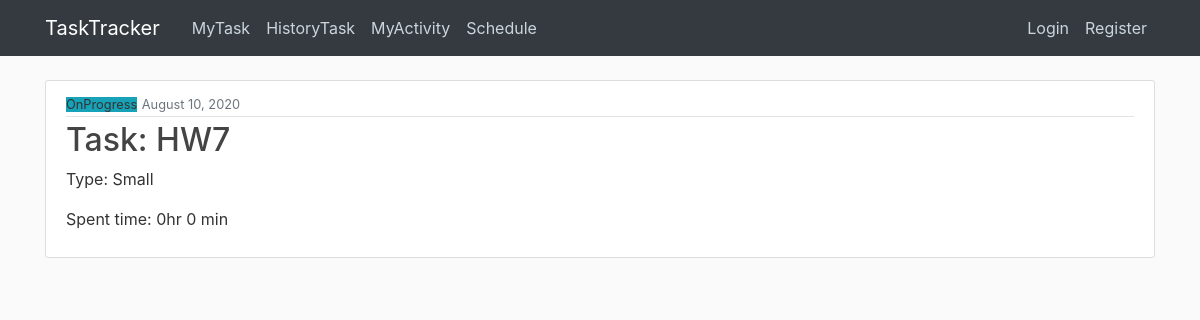
Before: /task/24/ with the older database file.
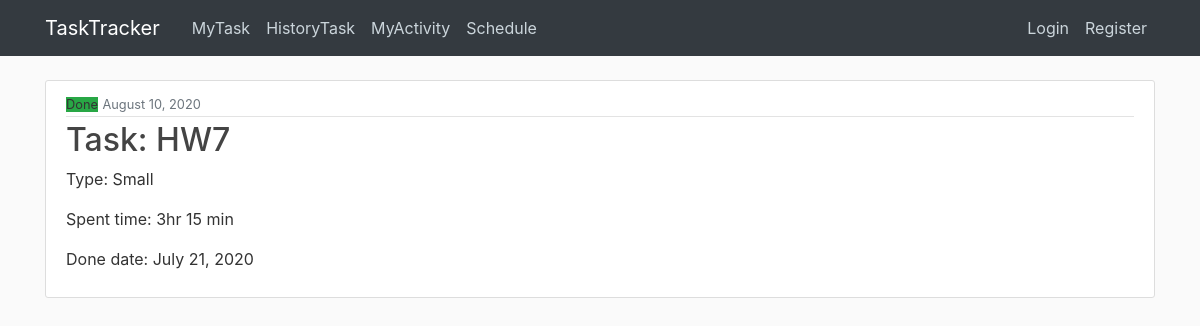
After: the same page with the newer database file.
### main/models.py (models this page shows, shortened)
class Task(models.Model):
    MY_CHOICES = (
        ('Small', 'Small'),
        ('Middle', 'Middle'),
        ('Large', 'Large'),
    )
    STATUS_CHOICES = (
    ('OnProgress', 'OnProgress'),
    ('Done', 'Done'),
)
    taskname= models.CharField(max_length=100)
    tasktype= models.CharField(max_length=10,choices=MY_CHOICES)
    duedate= models.DateField(default=timezone.now)
    spenthour= models.PositiveIntegerField(default=0,validators=[MinValueValidator(0), MaxValueValidator(100)])
    spentmin= models.PositiveIntegerField(default=0,validators=[MinValueValidator(0), MaxValueValidator(60)])
    status= models.CharField(max_length=20,choices=STATUS_CHOICES,default="OnProgress")
    taskuser =models.ForeignKey(User, on_delete=models.CASCADE)
    donedate= models.DateField(null=True)
    ontime_late=models.CharField(max_length=100,default="Ontime")
    objects = models.Manager()

### main/views.py (the view)
# urls.py: path('task/<int:pk>/', TaskDetailView.as_view(),name='task-detail'),
class TaskDetailView(DetailView):
    model = Task

### main/templates/main/task_detail.html (shortened to what this page needs)
{% extends "main/base.html" %}
{% block content %}
<article class="media content-section">
  <div class="media-body">
    <div class="article-metadata">
      {% if task.status == "Done"%}
      <small class="bg-success">{{ object.status}}</small>
        {%else%}
        <small class="bg-info">{{ object.status}}</small>
      {%endif%}
      <small class="text-muted">{{ object.duedate|date:"F d, Y" }}</small>
    </div>
    <h2 class="article-title">Task: {{ object.taskname }}</h2>
    <p class="article-content">Type: {{ object.tasktype }}</p>
    <p class="article-content">Spent time: {{ object.spenthour }}hr {{ object.spentmin }} min</p>
    {% if task.status == "Done"%}
      <p class="article-content">Done date: {{ object.donedate }}</p>
    {%endif%}
  </div>
</article>
{% endblock content %}

Changed rows visible on the page:
changed Task "HW7": spenthour "0" → "3"; spentmin "0" → "15"; donedate (not shown) → "July 21, 2020"; status "OnProgress" → "Done"
Other visible differences:
text now shown: "Done date:"
